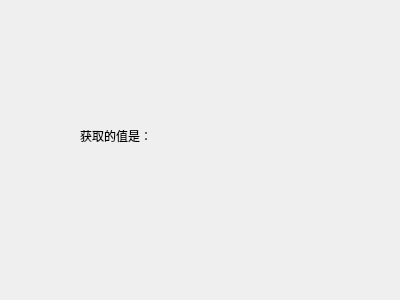
<?xml version="1.0" encoding="UTF-8"?>
<ui version="4.0">
 <class>Widget</class>
 <widget class="QWidget" name="Widget">
  <property name="geometry">
   <rect>
    <x>0</x>
    <y>0</y>
    <width>400</width>
    <height>300</height>
   </rect>
  </property>
  <property name="windowTitle">
   <string>Widget</string>
  </property>
  <widget class="QLabel" name="label">
   <property name="geometry">
    <rect>
     <x>80</x>
     <y>120</y>
     <width>171</width>
     <height>31</height>
    </rect>
   </property>
   <property name="text">
    <string>获取的值是：</string>
   </property>
  </widget>
 </widget>
 <layoutdefault spacing="6" margin="11"/>
 <resources/>
 <connections/>
</ui>
